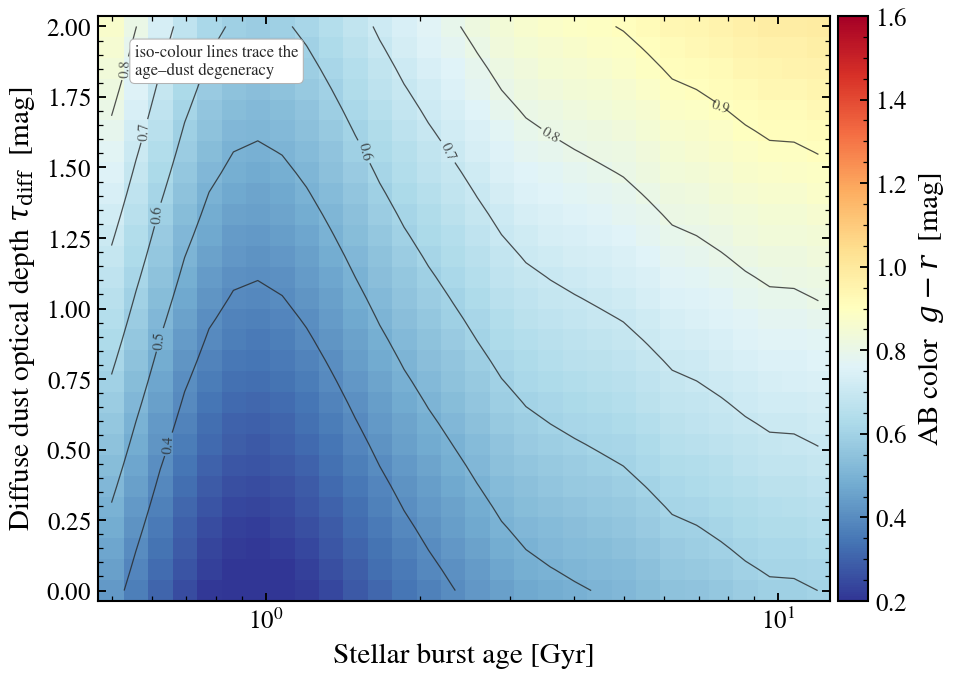

Python code for this plot:
"""
The age–dust degeneracy on the optical g − r color
====================================================

A 5 Gyr stellar population with no dust is nearly indistinguishable
from a 1 Gyr population reddened by ``τ_diff = 0.4`` when observed in
optical broadband colors alone. This is the central degeneracy that
limits SED-fitting accuracy from optical-only photometry, and the
reason FUV/NUV (sensitive to recent star formation) or rest-frame IR
(sensitive to dust mass) bands break the ambiguity.

We compute ``g − r`` over a 2-D grid in (age, ``τ_diff``) and overplot
iso-color contours; lines of constant color reveal the orientation of
the degeneracy.

References:
- Conroy 2013, ARA&A, 51, 393 (§3)
- Worthey 1994, ApJS, 95, 107 (age/Z degeneracy origin)
"""

import os

os.environ["TF_CPP_MIN_LOG_LEVEL"] = "2"  # suppress XLA/PjRt C++ INFO+WARNING logs

import warnings

import jax
import jax.numpy as jnp
import matplotlib.pyplot as plt
import numpy as np

import tengri
from tengri.analysis.plotting import setup_style

setup_style()
warnings.filterwarnings("ignore", message=".*BakedInBackend.*")

obs = tengri.Observation(photometry=tengri.Photometry.from_names(["sdss_g", "sdss_r"]))
model = tengri.SEDModel.build(
    tengri.load_ssp(),
    observation=obs,
    sfh={
        "type": "tsnorm",
        "*": tengri.FIXED,
        "peak_lbt_gyr": tengri.Uniform(0.1, 13.0),
        "width_gyr": 0.3,
        "log_peak_sfr": 1.0,
        "skew": 0.0,
        "trunc": 13.5,
    },
    dust={
        "type": "two_component",
        "*": tengri.FIXED,
        "tau_diff": tengri.Uniform(0.0, 2.0),
        "tau_bc": 0.3,
        "slope": -0.7,
    },
    redshift=tengri.Fixed(0.01),
)
baseline = dict(model.spec.sample(jax.random.PRNGKey(0)))

age_grid = np.geomspace(0.5, 12.0, 30)
tau_grid = np.linspace(0.0, 2.0, 28)
g_minus_r = np.empty((tau_grid.size, age_grid.size))

for i, tau in enumerate(tau_grid):
    for j, age in enumerate(age_grid):
        params = {
            **baseline,
            "sfh_tsnorm_peak_lbt_gyr": jnp.float64(age),
            "dust_tau_diff": jnp.float64(tau),
        }
        flux = np.asarray(model.predict_photometry(params))
        # F_nu -> AB mag, color = -2.5 log10(g/r)
        g_minus_r[i, j] = -2.5 * np.log10(flux[0] / flux[1])

fig, ax = plt.subplots(figsize=(6.8, 4.8))
mesh = ax.pcolormesh(
    age_grid, tau_grid, g_minus_r, cmap="RdYlBu_r", vmin=0.2, vmax=1.6, shading="auto"
)
levels = np.arange(0.4, 1.6, 0.1)
cs = ax.contour(
    age_grid, tau_grid, g_minus_r, levels=levels, colors="0.15", linewidths=0.6, alpha=0.8
)
ax.clabel(cs, fmt="%.1f", fontsize=7, inline=True, inline_spacing=2)
ax.set_xscale("log")
ax.set_xlabel(r"Stellar burst age [Gyr]")
ax.set_ylabel(r"Diffuse dust optical depth $\tau_{\rm diff}$  [mag]")
cbar = fig.colorbar(mesh, ax=ax, pad=0.01)
cbar.set_label(r"AB color  $g - r$  [mag]")
ax.text(
    0.05,
    0.9,
    "iso-colour lines trace the\nage–dust degeneracy",
    transform=ax.transAxes,
    fontsize=8,
    color="0.15",
    bbox=dict(boxstyle="round,pad=0.3", fc="white", ec="0.7", lw=0.5),
)

fig.tight_layout()
plt.savefig("plot_usecase_age_dust_2d.png", dpi=150, bbox_inches="tight")
